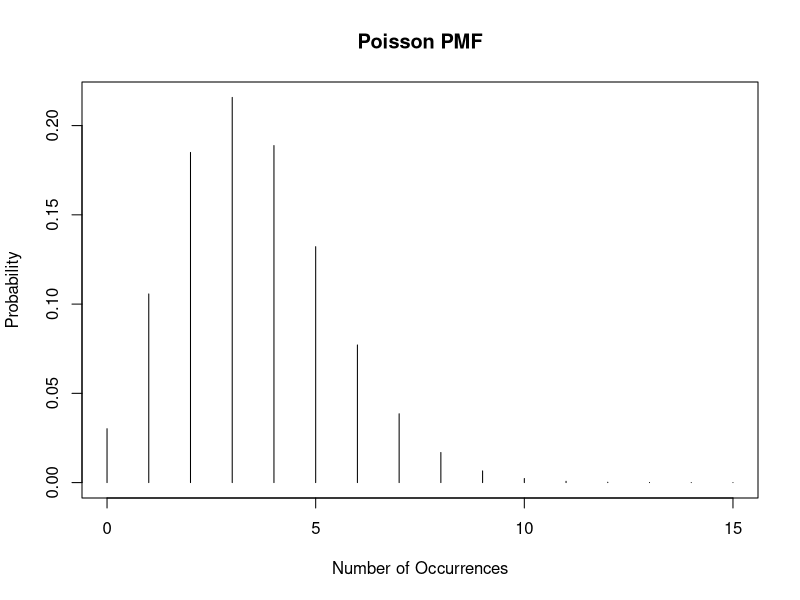

This figure's R source:
## ---- chunk 1
library(kableExtra)
library(dplyr)
## ---- chunk 2
plot(0:15, dpois(0:15, lambda=3.5), type='h', ylab='Probability', xlab='Number of Occurrences', main="Poisson PMF")
